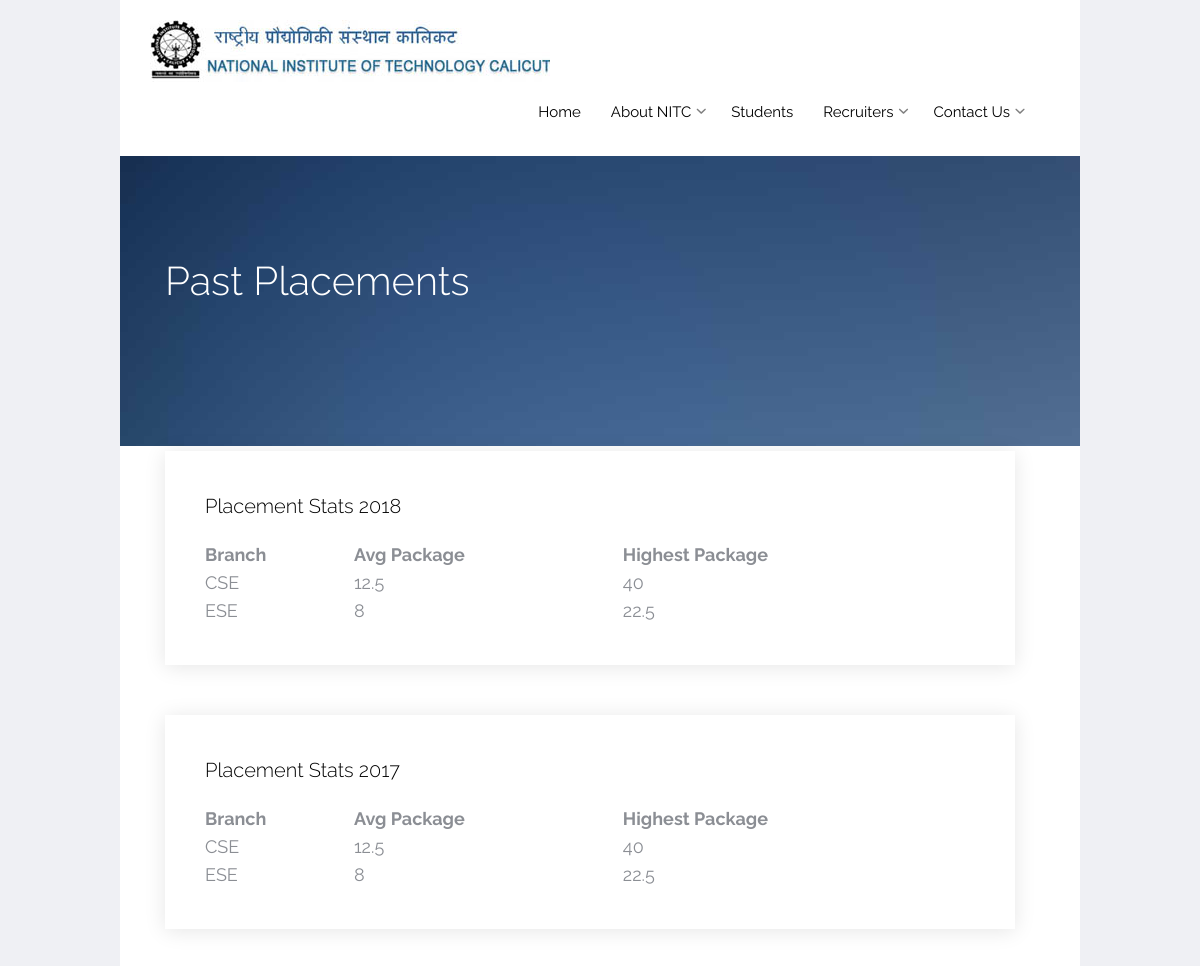
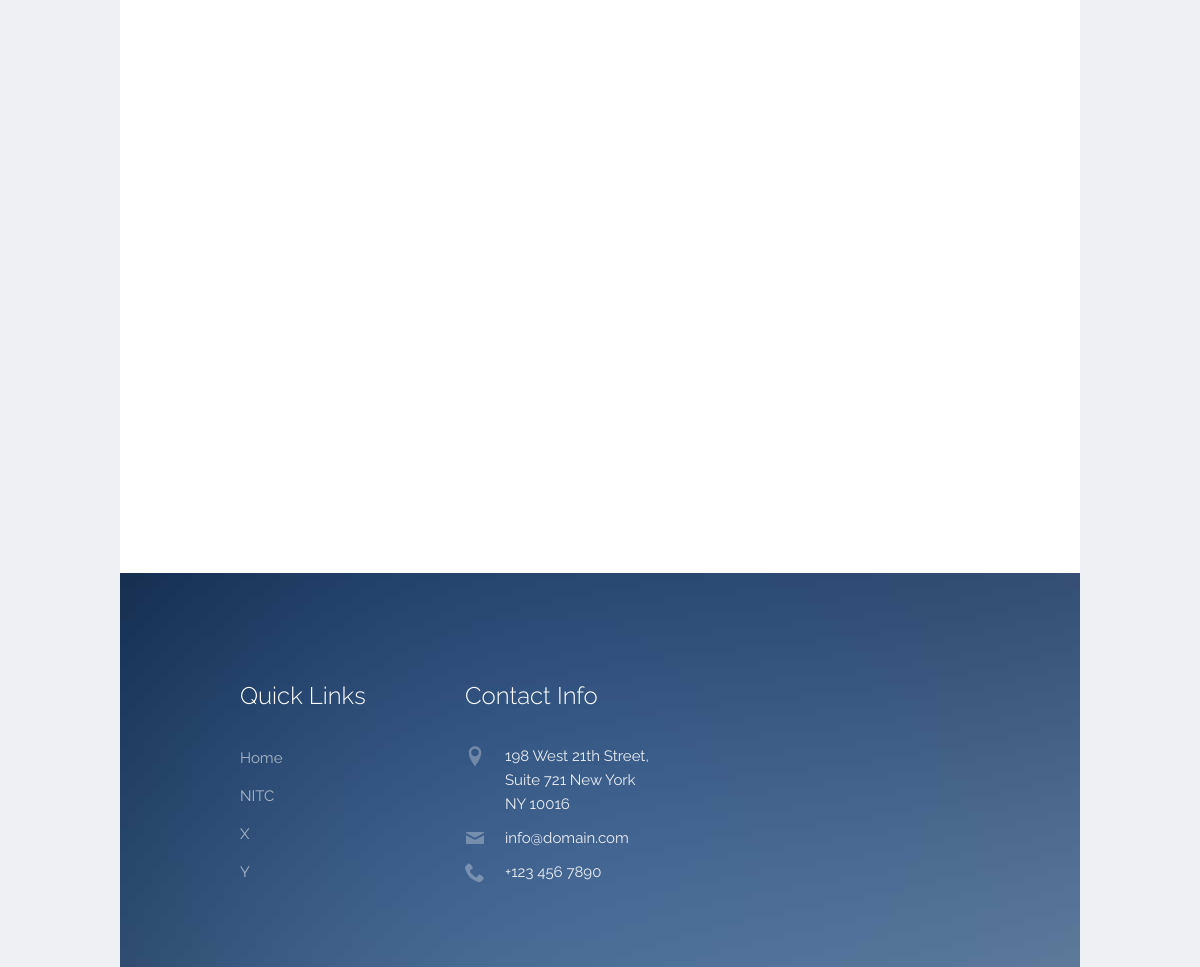
/pastplacements, run on the app's committed database (2 pictures, top to bottom).
### recruiters/models.py (models this page shows, shortened)
class StatsTable(models.Model):
    name=models.CharField(max_length=255, blank=False,unique=True,help_text="Name of the table. Eg. Place Stats 2018")
    content=models.TextField(blank=False,null=False,help_text="HTML content of the table. Make it responsive.")
    number=models.PositiveIntegerField(blank=False,null=False,help_text="Ordering according to this number.")

### recruiters/views.py (the view)
# urls.py: path('pastplacements', views.pastplacements, name='pastplacements'),
def pastplacements(request):
    try:
        files = StatisticsFileUpload.objects.all()
        chartdata=ChartData.objects.all()
        statsdata=StatsTable.objects.all().order_by('number')
        count=files.count()
    except:
        return render(request, 'fail.html')
    return render(request, 'pastplacements.html',locals())

### recruiters/templates/pastplacements.html (shortened to what this page needs)
{% extends "layout.html" %}
{% load static %}
{% block body %}
      <section class="probootstrap-section probootstrap-section-colored"  style="background-image: url({% static 'img/slider_2.jpg' %}) !important">
        <div class="container">
          <div class="row">
            <div class="col-md-12 text-left section-heading probootstrap-animate">
              <h2>Past Placements</h2>
            </div>
          </div>
        </div>
      </section>
     {% for table in statsdata %}
        <section class="probootstrap-section" style="margin-top:100px;">
            <div class="container">
              <div class="row">
                <div class="col-md-12">
                  <div class="probootstrap-flex-block">
                    <div class="probootstrap-text probootstrap-animate " style="width:100%;font-size:18px;">
                        <h3 style="color:black;">{{ table.name }}</h3>
                        {{ table.content | safe }}
                    </div>
                  </div>
                </div>
              </div>
            </div>
          </section>
    {% endfor %}
    {% for chart in chartdata %}
        <section class="probootstrap-section" style="margin-top:100px;">
            <div class="container">
              <div class="row">
                <div class="col-md-12">
                  <div class="probootstrap-flex-block">
                  </div>
                </div>
              </div>
            </div>
          </section>
    {% endfor %}
{% endblock %}

### data on the page
StatsTable: name "Placement Stats 2018", content "Branch Avg Package Highest Package CSE 12.5 40 ESE 8 22.5"
StatsTable: name "Placement Stats 2017", content "Branch Avg Package Highest Package CSE 12.5 40 ESE 8 22.5"
